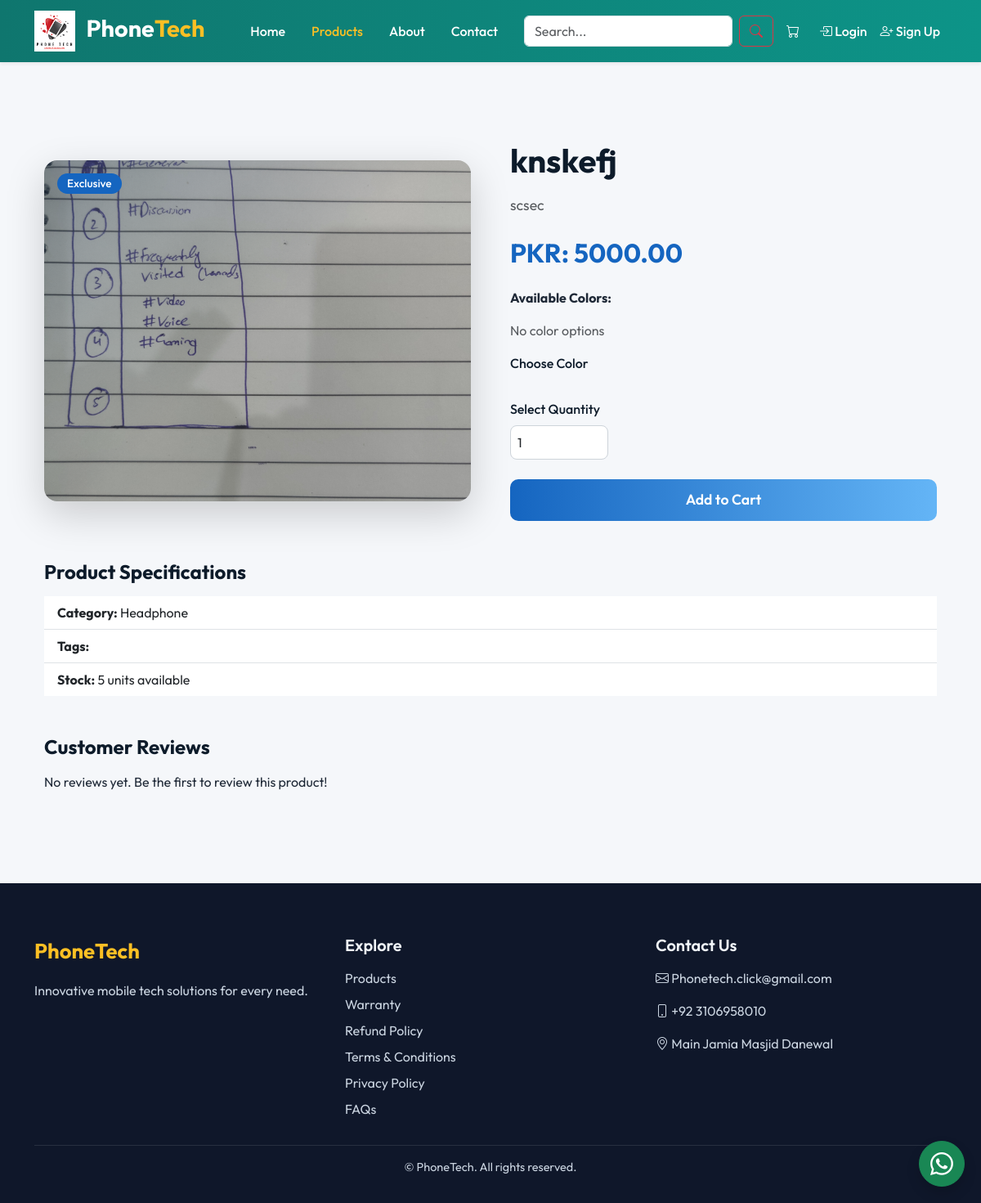
The page /products/1/ on the database as committed earlier.
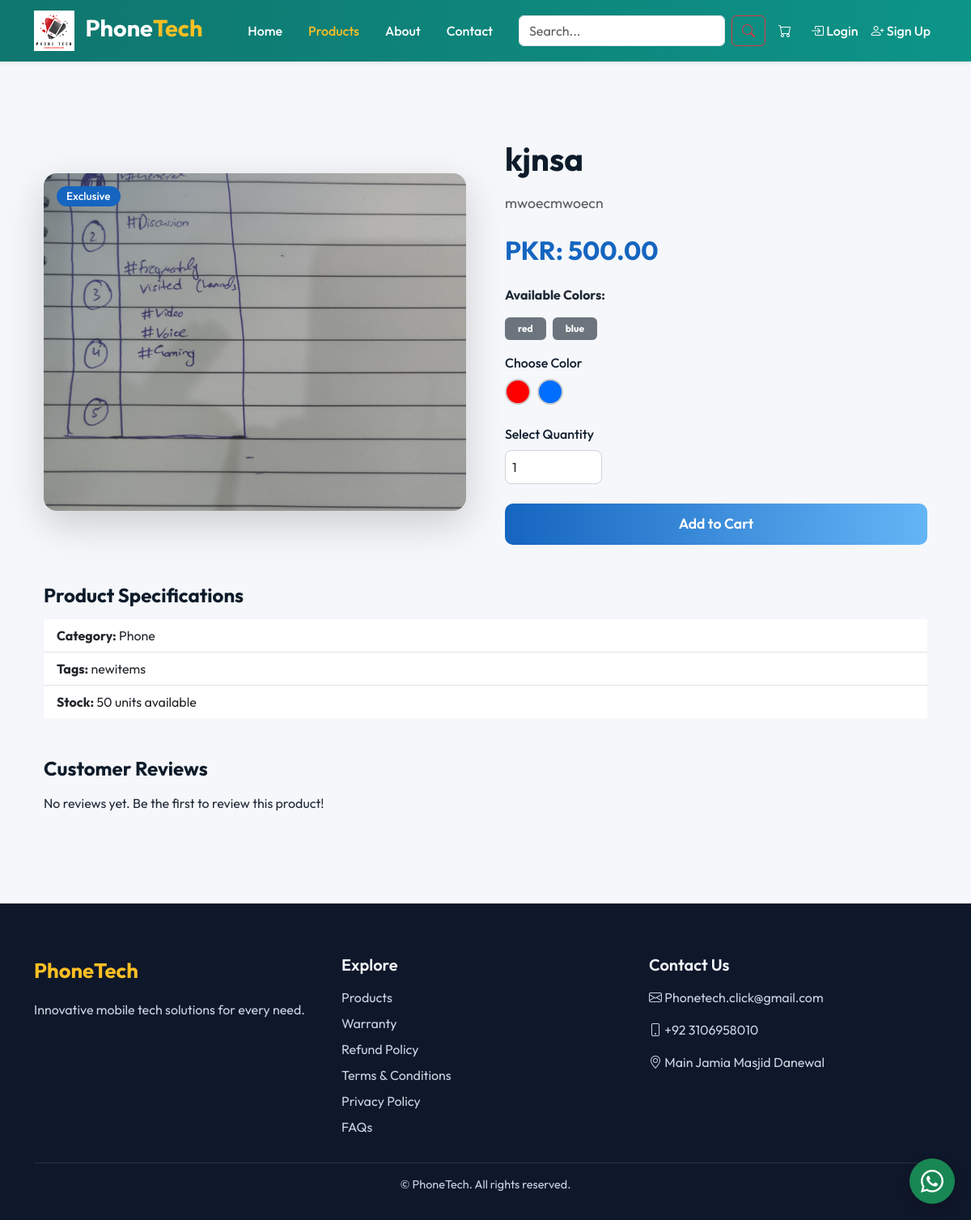
The same page on the database as committed later.
### main/models.py (models this page shows, shortened)
class Product(models.Model):
    CATEGORY_CHOICES = [
        ('phone', 'Phone'),
        ('headphone', 'Headphone'),
        ('accessory', 'Accessory'),
    ]
    title = models.CharField(max_length=255)
    description = models.TextField()
    image = models.ImageField(upload_to='products/')
    stock = models.PositiveIntegerField()
    tags = models.CharField(max_length=255, blank=True)
    category = models.CharField(max_length=20, choices=CATEGORY_CHOICES)
    price = models.DecimalField(max_digits=10, decimal_places=2)
    is_special = models.BooleanField(default=False)
    colors = models.ManyToManyField(Color, blank=True)

class Color(models.Model):
    name = models.CharField(max_length=50)
    hex = ColorField(default='#FF0000')  # Shows a color picker in admin

### main/views.py (the view)
# urls.py: path('products/<int:id>/', product_detail_view, name='product_detail'),
def product_detail_view(request, id):
    product = get_object_or_404(Product, id=id)
    print("DESC FROM DB:", repr(product.description))  # This will show if whitespace or special chars exist
    return render(request, 'product_detail.html', {'product': product})

### main/context_processors.py (called while the page is built)
def cart_item_count(request):
    count = 0
    if request.user.is_authenticated:
        count = CartItem.objects.filter(cart__user=request.user).count()
    return {'cart_count': count}

def cart_count_processor(request):
    count = 0
    if request.user.is_authenticated:
        try:
            cart = Cart.objects.get(user=request.user)
            count = sum(item.quantity for item in CartItem.objects.filter(cart=cart))
        except Cart.DoesNotExist:
            count = 0
    else:
        cart = request.session.get('cart', {})
        count = sum(cart.values())
    return {'cart_count': count}

### main/templates/product_detail.html (shortened to what the changed rows need)
{% extends 'base.html' %}
{% load static %}
{% block content %}
<div class="container py-5">
  <div class="row g-5 align-items-center">
    <div class="col-lg-6">
      <div class="position-relative rounded-4 overflow-hidden shadow-lg"
        style="aspect-ratio: 5/4; max-width: 600px; margin: 0 auto;">
        <img src="{{ product.image.url }}" class="img-fluid w-100 h-100" alt="{{ product.title }}"
          style="object-fit: cover; transition: transform 0.5s ease;">
        <div class="position-absolute top-0 start-0 w-100 h-100"
          style="background: linear-gradient(135deg, rgba(0, 30, 60, 0.3) 0%, rgba(0, 0, 0, 0) 50%);"></div>
        {% if product.is_special %}
        <span class="position-absolute top-0 start-0 m-3 badge rounded-pill"
          style="background-color: #1565c0; color: white; font-size: 0.85rem; padding: 6px 12px; font-weight: 500;">Exclusive</span>
        {% endif %}
      </div>
    </div>
    <div class="col-lg-6">
      <h1 class="fw-bold mb-3" style="color: #0d1b2a; font-size: 2.5rem; line-height: 1.2;">{{ product.title }}</h1>
      <p class="text-muted mb-4" style="font-size: 1.1rem; line-height: 1.7; font-weight: 400;">{{ product.description }}</p>
      <h3 class="fw-bold mb-4" style="color: #1565c0; font-size: 2rem;">PKR: {{ product.price }}</h3>
      <p class="fw-bold">Available Colors:</p>
      <div class="d-flex flex-wrap gap-2 mb-3">
        {% for color in product.colors.all %}
        <span class="badge bg-secondary text-white px-3 py-2">{{ color.name }}</span>
        {% empty %}
        <span class="text-muted">No color options</span>
        {% endfor %}
      </div>
      <form method="POST" action="{% url 'add_to_cart' product.id %}" class="d-flex flex-column gap-4">
        <div>
          <div class="d-flex flex-wrap gap-2" id="color-swatch-group">
  {% for color in product.colors.all %}
  <label class="form-check-label d-flex align-items-center" style="cursor: pointer;">
    <span class="rounded-circle color-swatch" style="
      display: inline-block;
      width: 32px;
      height: 32px;
      border: 2px solid #ccc;
      background-color: {{ color.hex }};
      transition: 0.3s;
    "></span>
  </label>
  {% endfor %}
</div>
        </div>
        <div>
        </div>
        <button type="submit" class="btn position-relative overflow-hidden"
          style="background: linear-gradient(90deg, #1565c0, #64b5f6); color: white; border-radius: 10px; padding: 12px; font-weight: 600; font-size: 1.1rem; border: none; transition: transform 0.3s ease;">
        </button>
      </form>
    </div>
  </div>
  <div class="mt-5">
    <ul class="list-group list-group-flush">
      <li class="list-group-item"><strong>Category:</strong> {{ product.get_category_display }}</li>
      <li class="list-group-item"><strong>Tags:</strong> {{ product.tags }}</li>
      <li class="list-group-item"><strong>Stock:</strong> {{ product.stock }} units available</li>
    </ul>
  </div>
</div>
{% endblock %}

Rows that differ between the two databases and show on the page:
changed Product: title "knskefj" → "kjnsa"; description "scsec" → "mwoecmwoecn"; price "5000.00" → "500.00"; category "Headphone" → "Phone"; tags (not shown) → "newitems"; stock "5" → "50"
added Color: name "red"
added Color: name "blue"
Other text that changed with them:
text no longer shown: "No color options"
